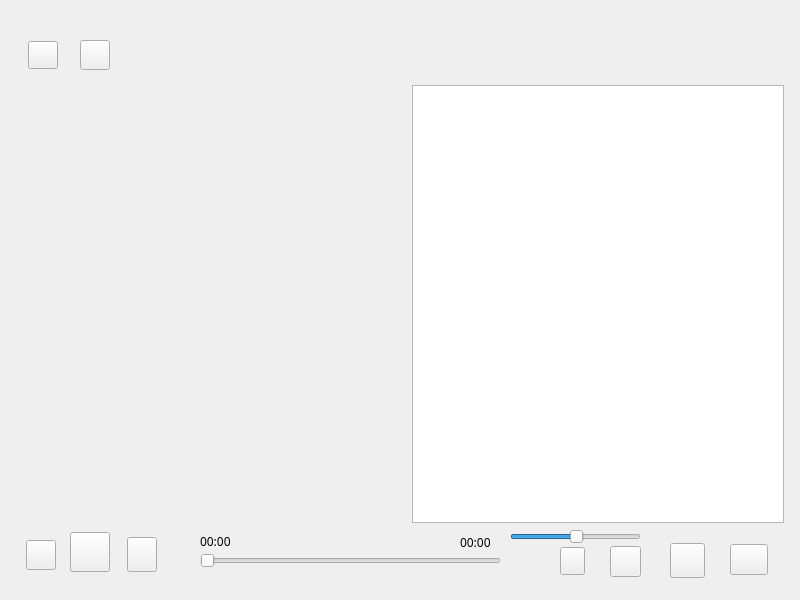
<?xml version="1.0" encoding="UTF-8"?>
<ui version="4.0">
 <class>Widget</class>
 <widget class="QWidget" name="Widget">
  <property name="enabled">
   <bool>true</bool>
  </property>
  <property name="geometry">
   <rect>
    <x>0</x>
    <y>0</y>
    <width>800</width>
    <height>600</height>
   </rect>
  </property>
  <property name="windowTitle">
   <string>Widget</string>
  </property>
  <property name="autoFillBackground">
   <bool>false</bool>
  </property>
  <property name="styleSheet">
   <string notr="true"/>
  </property>
  <widget class="QLabel" name="musicName">
   <property name="geometry">
    <rect>
     <x>120</x>
     <y>120</y>
     <width>251</width>
     <height>31</height>
    </rect>
   </property>
   <property name="text">
    <string/>
   </property>
  </widget>
  <widget class="QSlider" name="slider">
   <property name="enabled">
    <bool>true</bool>
   </property>
   <property name="geometry">
    <rect>
     <x>200</x>
     <y>550</y>
     <width>301</width>
     <height>21</height>
    </rect>
   </property>
   <property name="orientation">
    <enum>Qt::Horizontal</enum>
   </property>
  </widget>
  <widget class="QLabel" name="totalTime">
   <property name="geometry">
    <rect>
     <x>460</x>
     <y>528</y>
     <width>46</width>
     <height>29</height>
    </rect>
   </property>
   <property name="font">
    <font>
     <family>微软雅黑</family>
     <pointsize>9</pointsize>
    </font>
   </property>
   <property name="text">
    <string>00:00</string>
   </property>
   <property name="textFormat">
    <enum>Qt::AutoText</enum>
   </property>
  </widget>
  <widget class="QLabel" name="privouslrc">
   <property name="geometry">
    <rect>
     <x>51</x>
     <y>210</y>
     <width>321</width>
     <height>70</height>
    </rect>
   </property>
   <property name="font">
    <font>
     <family>Adobe Arabic</family>
     <pointsize>8</pointsize>
    </font>
   </property>
   <property name="text">
    <string/>
   </property>
  </widget>
  <widget class="QLabel" name="lrcLabel">
   <property name="geometry">
    <rect>
     <x>51</x>
     <y>305</y>
     <width>321</width>
     <height>60</height>
    </rect>
   </property>
   <property name="font">
    <font>
     <family>Adobe Arabic</family>
     <pointsize>8</pointsize>
    </font>
   </property>
   <property name="text">
    <string/>
   </property>
  </widget>
  <widget class="QLabel" name="laterlrc">
   <property name="geometry">
    <rect>
     <x>51</x>
     <y>420</y>
     <width>321</width>
     <height>70</height>
    </rect>
   </property>
   <property name="font">
    <font>
     <family>Adobe Arabic</family>
     <pointsize>8</pointsize>
    </font>
   </property>
   <property name="text">
    <string/>
   </property>
   <property name="pixmap">
    <pixmap>:/new/prefix1/image/maomi1.png</pixmap>
   </property>
  </widget>
  <widget class="QPushButton" name="volumBtn">
   <property name="geometry">
    <rect>
     <x>560</x>
     <y>547</y>
     <width>25</width>
     <height>28</height>
    </rect>
   </property>
   <property name="styleSheet">
    <string notr="true">border-image: url(:/new/prefix1/image/mute_4.png);
border-image: url(:/new/prefix1/icon/volume.png);</string>
   </property>
   <property name="text">
    <string/>
   </property>
  </widget>
  <widget class="QSlider" name="volumSlider">
   <property name="geometry">
    <rect>
     <x>510</x>
     <y>521</y>
     <width>131</width>
     <height>31</height>
    </rect>
   </property>
   <property name="sizePolicy">
    <sizepolicy hsizetype="Expanding" vsizetype="Fixed">
     <horstretch>0</horstretch>
     <verstretch>0</verstretch>
    </sizepolicy>
   </property>
   <property name="font">
    <font>
     <family>Adobe Arabic</family>
     <pointsize>10</pointsize>
    </font>
   </property>
   <property name="value">
    <number>50</number>
   </property>
   <property name="orientation">
    <enum>Qt::Horizontal</enum>
   </property>
  </widget>
  <widget class="QPushButton" name="pauseBtn">
   <property name="geometry">
    <rect>
     <x>70</x>
     <y>532</y>
     <width>40</width>
     <height>40</height>
    </rect>
   </property>
   <property name="styleSheet">
    <string notr="true">border-image: url(:/new/prefix1/icon/play_hover.png);</string>
   </property>
   <property name="text">
    <string/>
   </property>
   <property name="flat">
    <bool>false</bool>
   </property>
  </widget>
  <widget class="QPushButton" name="backBtn">
   <property name="geometry">
    <rect>
     <x>26</x>
     <y>540</y>
     <width>30</width>
     <height>30</height>
    </rect>
   </property>
   <property name="styleSheet">
    <string notr="true">border-image: url(:/new/prefix1/icon/pre_hover.png);</string>
   </property>
   <property name="text">
    <string/>
   </property>
   <property name="flat">
    <bool>false</bool>
   </property>
  </widget>
  <widget class="QPushButton" name="nextBtn">
   <property name="geometry">
    <rect>
     <x>127</x>
     <y>537</y>
     <width>30</width>
     <height>35</height>
    </rect>
   </property>
   <property name="styleSheet">
    <string notr="true">border-image: url(:/new/prefix1/icon/next_hover.png);</string>
   </property>
   <property name="text">
    <string/>
   </property>
   <property name="flat">
    <bool>false</bool>
   </property>
  </widget>
  <widget class="QLabel" name="currTime">
   <property name="geometry">
    <rect>
     <x>200</x>
     <y>528</y>
     <width>57</width>
     <height>26</height>
    </rect>
   </property>
   <property name="font">
    <font>
     <family>微软雅黑</family>
     <pointsize>9</pointsize>
    </font>
   </property>
   <property name="text">
    <string>00:00</string>
   </property>
  </widget>
  <widget class="QPushButton" name="lrcShow">
   <property name="geometry">
    <rect>
     <x>670</x>
     <y>543</y>
     <width>35</width>
     <height>35</height>
    </rect>
   </property>
   <property name="styleSheet">
    <string notr="true">border-image: url(:/new/prefix1/icon/lrc.png);</string>
   </property>
   <property name="text">
    <string/>
   </property>
  </widget>
  <widget class="QPushButton" name="modelBtn">
   <property name="geometry">
    <rect>
     <x>610</x>
     <y>546</y>
     <width>31</width>
     <height>31</height>
    </rect>
   </property>
   <property name="styleSheet">
    <string notr="true">border-image: url(:/new/prefix1/icon/order.png);</string>
   </property>
   <property name="text">
    <string/>
   </property>
  </widget>
  <widget class="QPushButton" name="folder">
   <property name="geometry">
    <rect>
     <x>730</x>
     <y>544</y>
     <width>38</width>
     <height>31</height>
    </rect>
   </property>
   <property name="styleSheet">
    <string notr="true">border-image: url(:/new/prefix1/icon/folder.png);</string>
   </property>
   <property name="text">
    <string/>
   </property>
  </widget>
  <widget class="QTableWidget" name="tableWidget">
   <property name="enabled">
    <bool>true</bool>
   </property>
   <property name="geometry">
    <rect>
     <x>412</x>
     <y>85</y>
     <width>372</width>
     <height>438</height>
    </rect>
   </property>
   <property name="sizePolicy">
    <sizepolicy hsizetype="Fixed" vsizetype="Fixed">
     <horstretch>0</horstretch>
     <verstretch>0</verstretch>
    </sizepolicy>
   </property>
   <property name="font">
    <font>
     <pointsize>10</pointsize>
    </font>
   </property>
   <property name="mouseTracking">
    <bool>false</bool>
   </property>
   <property name="styleSheet">
    <string notr="true"/>
   </property>
   <property name="lineWidth">
    <number>1</number>
   </property>
   <property name="verticalScrollBarPolicy">
    <enum>Qt::ScrollBarAsNeeded</enum>
   </property>
   <property name="horizontalScrollBarPolicy">
    <enum>Qt::ScrollBarAlwaysOff</enum>
   </property>
   <property name="autoScroll">
    <bool>false</bool>
   </property>
   <property name="showGrid">
    <bool>false</bool>
   </property>
   <attribute name="horizontalHeaderVisible">
    <bool>false</bool>
   </attribute>
   <attribute name="horizontalHeaderDefaultSectionSize">
    <number>185</number>
   </attribute>
   <attribute name="horizontalHeaderMinimumSectionSize">
    <number>23</number>
   </attribute>
   <attribute name="verticalHeaderVisible">
    <bool>false</bool>
   </attribute>
   <attribute name="verticalHeaderDefaultSectionSize">
    <number>22</number>
   </attribute>
   <attribute name="verticalHeaderMinimumSectionSize">
    <number>20</number>
   </attribute>
   <column>
    <property name="text">
     <string>歌曲</string>
    </property>
    <property name="font">
     <font>
      <family>微软雅黑</family>
      <pointsize>14</pointsize>
     </font>
    </property>
    <property name="textAlignment">
     <set>AlignCenter</set>
    </property>
    <property name="background">
     <color alpha="0">
      <red>0</red>
      <green>0</green>
      <blue>0</blue>
     </color>
    </property>
    <property name="foreground">
     <brush brushstyle="SolidPattern">
      <color alpha="255">
       <red>216</red>
       <green>162</green>
       <blue>0</blue>
      </color>
     </brush>
    </property>
   </column>
  </widget>
  <widget class="QLabel" name="backgroud">
   <property name="geometry">
    <rect>
     <x>0</x>
     <y>0</y>
     <width>800</width>
     <height>600</height>
    </rect>
   </property>
   <property name="styleSheet">
    <string notr="true">border-image: url(:/new/prefix1/icon/2.png);
border-image: url(:/new/prefix1/background/background_5.png);</string>
   </property>
   <property name="text">
    <string/>
   </property>
   <property name="pixmap">
    <pixmap>:/new/prefix1/image2/maomi1.png</pixmap>
   </property>
  </widget>
  <widget class="QPushButton" name="close">
   <property name="geometry">
    <rect>
     <x>80</x>
     <y>40</y>
     <width>30</width>
     <height>30</height>
    </rect>
   </property>
   <property name="styleSheet">
    <string notr="true">border-image: url(:/new/prefix1/icon/quit.png);</string>
   </property>
   <property name="text">
    <string/>
   </property>
  </widget>
  <widget class="QPushButton" name="mini">
   <property name="geometry">
    <rect>
     <x>28</x>
     <y>41</y>
     <width>30</width>
     <height>28</height>
    </rect>
   </property>
   <property name="styleSheet">
    <string notr="true">border-image: url(:/new/prefix1/icon/mini.png);</string>
   </property>
   <property name="text">
    <string/>
   </property>
  </widget>
  <zorder>backgroud</zorder>
  <zorder>musicName</zorder>
  <zorder>slider</zorder>
  <zorder>totalTime</zorder>
  <zorder>privouslrc</zorder>
  <zorder>lrcLabel</zorder>
  <zorder>laterlrc</zorder>
  <zorder>volumBtn</zorder>
  <zorder>volumSlider</zorder>
  <zorder>pauseBtn</zorder>
  <zorder>backBtn</zorder>
  <zorder>nextBtn</zorder>
  <zorder>currTime</zorder>
  <zorder>lrcShow</zorder>
  <zorder>modelBtn</zorder>
  <zorder>folder</zorder>
  <zorder>tableWidget</zorder>
  <zorder>close</zorder>
  <zorder>mini</zorder>
 </widget>
 <layoutdefault spacing="6" margin="11"/>
 <resources/>
 <connections/>
</ui>
